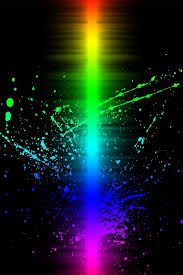
#> input picture O`ReillyCV/BasicImageHandlingAndProcessing/data/images.jpeg, 183 x 275 px, given in place of the camera
$ python colorFiltering.py
#> lines starting #> are read from the running program, lines starting #| are printed output that depends on the picture; after the words box and inside, x2 and y2 are one past the last pixel; in counts of white or black regions, pixels touching at a corner belong together

import cv2
import numpy as np

cap = cv2.VideoCapture(1)

while True:
    _, frame = cap.read()
#> frame is the input picture: shape (275, 183, 3); mean B, G, R 35.1, 33.8, 24.9
    hsv = cv2.cvtColor(frame, cv2.COLOR_BGR2HSV)
#> hsv: shape (275, 183, 3); mean H, S, V 60.4, 162.9, 58.7

    #hsv hue sat value
    lower_red = np.array([90, 130, 20])
    #lower_red = np.array([20, 120, 140])

    upper_red = np.array([225, 225, 225])

    #dark_red = np.uint8([[[12, 22, 121]]])
    #dark_red = cv2.cvtColor(dark_red, cv2.COLOR_BGR2HSV)


    mask = cv2.inRange(hsv, lower_red, upper_red)
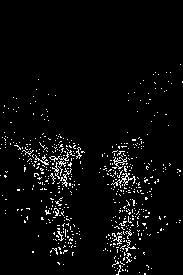
#> mask: shape (275, 183); 3.9% white in thin lines or dots, all inside (x1, y1, x2, y2) = (0, 64, 183, 275)
    res = cv2.bitwise_and(frame, frame, mask = mask)
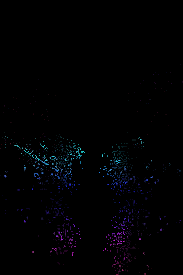
#> res: shape (275, 183, 3); mean B, G, R 2.9, 1.4, 1.3

    kernel = np.ones((5, 5), np.uint8)
    erosion = cv2.erode(mask, kernel, iterations=1)
#> erosion: shape (275, 183); every value is 0
    dilation = cv2.dilate(mask, kernel, iterations=1)
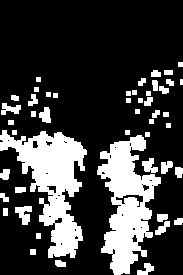
#> dilation: shape (275, 183); 24.3% white; 49 white regions (1 under 20 px), largest, box (x1, y1, x2, y2) and area: (0, 130, 87, 258) 4959, (97, 135, 161, 275) 4678, (15, 206, 32, 225) 198

    #Fix flase negatives and positivs

    opening = cv2.morphologyEx(mask, cv2.MORPH_OPEN, kernel)
    closing = cv2.morphologyEx(mask, cv2.MORPH_CLOSE, kernel)
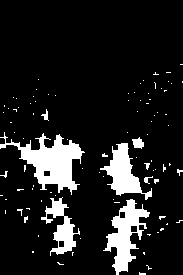
#> closing: shape (275, 183); 12.2% white; 95 white regions (85 under 20 px), largest, box (x1, y1, x2, y2) and area: (0, 132, 85, 195) 2106, (103, 199, 150, 275) 1475, (100, 143, 152, 200) 1155

    #kernel = np.ones((15, 15), np.float32) / 255
    #smoothed = cv2.filter2D(res, -1, kernel)

    blur = cv2.GaussianBlur(res, (15, 15), 0)
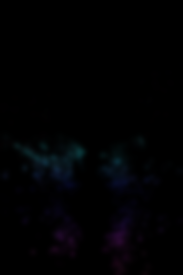
#> blur: shape (275, 183, 3); mean B, G, R 2.9, 1.4, 1.2
    #median = cv2.medianBlur(res, 15)
    bilateral = cv2.bilateralFilter(res, 15, 75, 75)
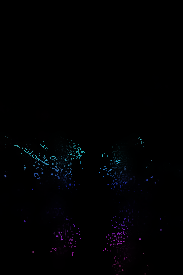
#> bilateral: shape (275, 183, 3); mean B, G, R 2.4, 1.2, 1

    cv2.imshow('frame', frame)
    cv2.imshow('result', res)

    # [5 lines of commented-out code are left out]

    cv2.imshow('mask', mask)
    # [4 lines of commented-out code are left out]

    k = cv2.waitKey(5) & 0xFF
#> (key Esc is pressed here)

    if k == 27:
        break

cv2.destroyAllWindows()
cap.release()
